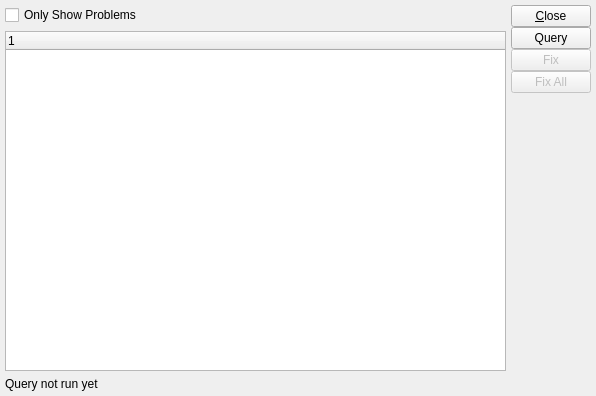
<ui version="4.0" >
 <author></author>
 <comment>This file is part of the xTuple ERP: PostBooks Edition, a free and
open source Enterprise Resource Planning software suite,
Copyright (c) 1999-2011 by OpenMFG LLC, d/b/a xTuple.
It is licensed to you under the Common Public Attribution License
version 1.0, the full text of which (including xTuple-specific Exhibits)
is available at www.xtuple.com/CPAL.  By using this software, you agree
to be bound by its terms.</comment>
 <class>fixSerial</class>
 <widget class="QWidget" name="fixSerial" >
  <property name="geometry" >
   <rect>
    <x>0</x>
    <y>0</y>
    <width>596</width>
    <height>396</height>
   </rect>
  </property>
  <property name="windowTitle" >
   <string>Fix Serial Columns</string>
  </property>
   <layout class="QHBoxLayout" >
    <item>
     <layout class="QVBoxLayout" >
      <property name="margin" >
       <number>0</number>
      </property>
      <property name="spacing" >
       <number>6</number>
      </property>
      <item>
       <widget class="QCheckBox" name="_showProblems" >
        <property name="text" >
         <string>Only Show Problems</string>
        </property>
       </widget>
      </item>
      <item>
       <widget class="XTreeWidget" name="_serial" />
      </item>
      <item>
       <widget class="QLabel" name="_statusLit" >
        <property name="text" >
         <string>Query not run yet</string>
        </property>
       </widget>
      </item>
     </layout>
    </item>
    <item>
     <layout class="QVBoxLayout" >
      <property name="margin" >
       <number>0</number>
      </property>
      <property name="spacing" >
       <number>0</number>
      </property>
      <item>
       <widget class="QPushButton" name="_close" >
        <property name="text" >
         <string>&amp;Close</string>
        </property>
       </widget>
      </item>
      <item>
       <widget class="QPushButton" name="_query" >
        <property name="text" >
         <string>Query</string>
        </property>
       </widget>
      </item>
      <item>
       <widget class="QPushButton" name="_fix" >
        <property name="enabled" >
         <bool>false</bool>
        </property>
        <property name="text" >
         <string>Fix</string>
        </property>
       </widget>
      </item>
      <item>
       <widget class="QPushButton" name="_fixAll" >
        <property name="enabled" >
         <bool>false</bool>
        </property>
        <property name="text" >
         <string>Fix All</string>
        </property>
       </widget>
      </item>
      <item>
       <spacer>
        <property name="orientation" >
         <enum>Qt::Vertical</enum>
        </property>
        <property name="sizeHint" >
         <size>
          <width>20</width>
          <height>35</height>
         </size>
        </property>
       </spacer>
      </item>
     </layout>
    </item>
   </layout>
 </widget>
 <layoutdefault spacing="5" margin="5" />
 <pixmapfunction>qPixmapFromMimeSource</pixmapfunction>
 <customwidgets>
  <customwidget>
   <class>XTreeWidget</class>
   <extends>QTreeWidget</extends>
   <header>xtreewidget.h</header>
  </customwidget>
 </customwidgets>
 <tabstops>
  <tabstop>_showProblems</tabstop>
  <tabstop>_serial</tabstop>
  <tabstop>_query</tabstop>
  <tabstop>_fix</tabstop>
  <tabstop>_fixAll</tabstop>
  <tabstop>_close</tabstop>
 </tabstops>
 <includes/>
 <resources/>
 <connections>
  <connection>
   <sender>_close</sender>
   <signal>clicked()</signal>
   <receiver>fixSerial</receiver>
   <slot>close()</slot>
   <hints>
    <hint type="sourcelabel" >
     <x>20</x>
     <y>20</y>
    </hint>
    <hint type="destinationlabel" >
     <x>20</x>
     <y>20</y>
    </hint>
   </hints>
  </connection>
 </connections>
</ui>
